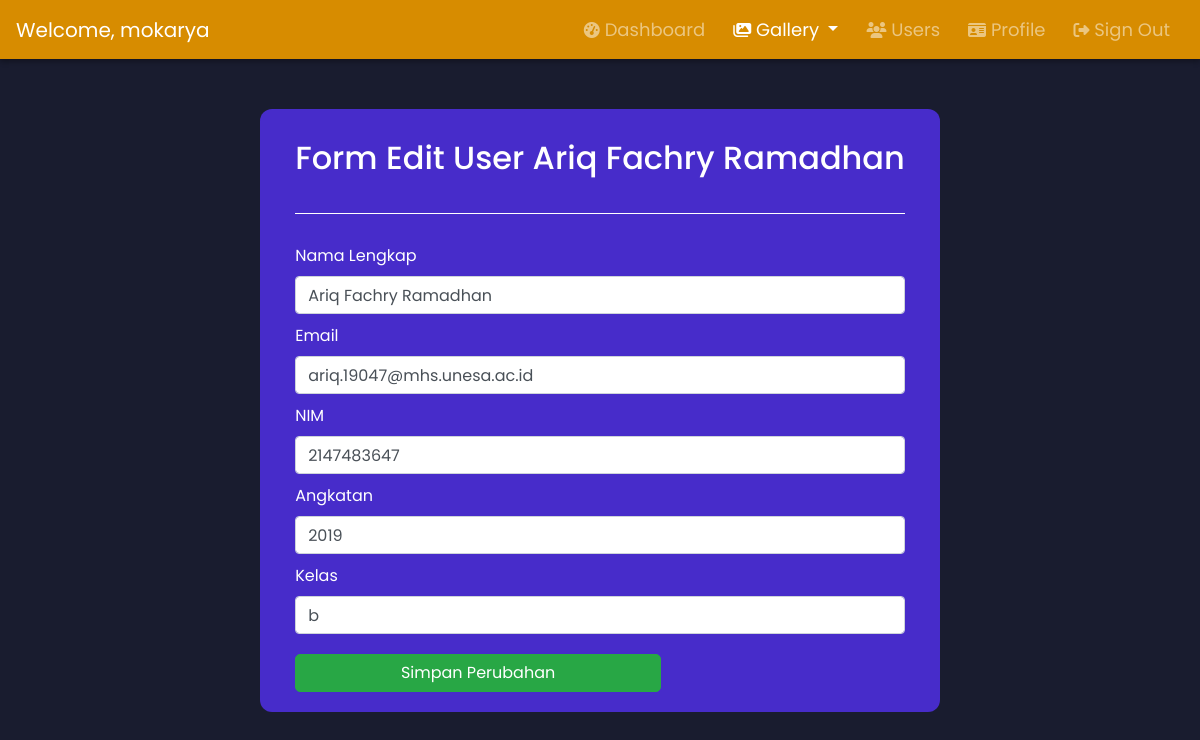
Page /User_Regist/admin-user-edit?id=32 (signed in) on the committed database.
### tables this page shows
CREATE TABLE `users` (
  `id` int(11) NOT NULL,
  `namalengkap` varchar(100) NOT NULL,
  `email` varchar(200) NOT NULL,
  `nim` bigint(20) NOT NULL,
  `angkatan` year(4) NOT NULL,
  `kelas` varchar(2) NOT NULL,
  `verified` tinyint(4) NOT NULL,
  `token` varchar(100) NOT NULL,
  `password` varchar(255) NOT NULL,
  `usertype` varchar(20) NOT NULL
);

### User_Regist/admin-user-edit.php (the view, shortened to what this page needs)
<?php
    include 'header-admin.php';
  if (isset($_GET['id'])) {
    $id = ($_GET['id']);
    $query = "SELECT * FROM users WHERE id='$id'";
    $result = mysqli_query($conn, $query);
    $data = mysqli_fetch_assoc($result);
  } else {
    echo "<script>alert('Masukkan data id.');window.location='admin-usersConfig';</script>";
  }
  ?>
<section>
<div class="container anim" id="box" style=" margin-top: 50px; color:white; padding-top: 30px; width:fit-content">
            <div class="d-flex justify-content-center">
                <div >
                    <div class="container">
                        <h2 style="margin-bottom: 12px" class="align-items-center">Form Edit User <?php echo $data['namalengkap']; ?></h2>
                        <hr style="border-top: 1px solid white; margin-bottom: 30px; margin-top: 36px">
                        <form method="POST" action="admin-user-edit-proses" enctype="multipart/form-data">
                            <label class="label control-label">Nama Lengkap</label>
                            <input type="text" class="form-control" name="namalengkap" placeholder="namalengkap" value="<?php echo $data['namalengkap']; ?>">
                            <label class="label control-label">Email</label>
                            <input type="text" class="form-control" name="email" placeholder="email" value="<?php echo $data['email']; ?>">
                            <label class="label control-label">NIM</label>
                            <input type="text" class="form-control" name="nim" placeholder="nim" value="<?php echo $data['nim']; ?>">
                            <label class="label control-label">Angkatan</label>
                            <input type="text" class="form-control" name="angkatan" placeholder="angkatan" value="<?php echo $data['angkatan']; ?>">
                            <label class="label control-label">Kelas</label>
                            <input type="text" class="form-control" name="kelas" placeholder="kelas" value="<?php echo $data['kelas']; ?>">
                            <button name="submit-btn" type="submit" class="btn btn-success" data-toggle="modal" data-target="#exampleModal" style="margin-top: 10px; width: 30%; border-radius: 5px" >
                                Simpan Perubahan
                            </button>
                        </form>
                    </div>
                    </div>
                </div>
            </div>
    </body>
    <br>
    <br>
</html>

### src/css/dashboard_admin.css (style rules this page uses)
* { margin: 0; padding: 0; box-sizing: border-box; font-family: 'Poppins', sans-serif; }
body, html { height: 100%; scroll-behavior: smooth; background-color: #191c2f; }
h2 { color: white; margin-bottom: 20px; }
input { width: 20%; margin-bottom: 10px; }
#box { background-color: #472CCA; width: 90%; padding: 20px; border-radius: 12px; }
.btn { min-width: 60% !important; width: 60%; max-width: 100%; }
.anim { animation: opac 4s ease; transition: transform .4s ; }

### rows in the picture
users: namalengkap "Ariq Fachry Ramadhan", email "ariq.19047@mhs.unesa.ac.id", nim "2147483647", angkatan "2019", kelas "b"

### other values in the picture
$_SESSION['namalengkap'] "mokarya"
